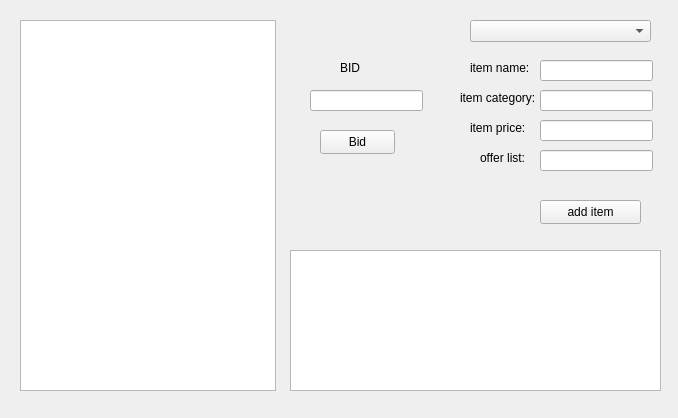
<?xml version="1.0" encoding="UTF-8"?>
<ui version="4.0">
 <class>guiWidget</class>
 <widget class="QWidget" name="guiWidget">
  <property name="geometry">
   <rect>
    <x>0</x>
    <y>0</y>
    <width>678</width>
    <height>418</height>
   </rect>
  </property>
  <property name="windowTitle">
   <string>guiWidget</string>
  </property>
  <widget class="QListWidget" name="itemList">
   <property name="geometry">
    <rect>
     <x>20</x>
     <y>20</y>
     <width>256</width>
     <height>371</height>
    </rect>
   </property>
  </widget>
  <widget class="QComboBox" name="itemComboBox">
   <property name="geometry">
    <rect>
     <x>470</x>
     <y>20</y>
     <width>181</width>
     <height>22</height>
    </rect>
   </property>
  </widget>
  <widget class="QPushButton" name="addButton">
   <property name="geometry">
    <rect>
     <x>540</x>
     <y>200</y>
     <width>101</width>
     <height>24</height>
    </rect>
   </property>
   <property name="text">
    <string>add item</string>
   </property>
  </widget>
  <widget class="QLabel" name="label">
   <property name="geometry">
    <rect>
     <x>470</x>
     <y>60</y>
     <width>111</width>
     <height>16</height>
    </rect>
   </property>
   <property name="text">
    <string>item name:</string>
   </property>
  </widget>
  <widget class="QLabel" name="label_2">
   <property name="geometry">
    <rect>
     <x>460</x>
     <y>90</y>
     <width>101</width>
     <height>16</height>
    </rect>
   </property>
   <property name="text">
    <string>item category:</string>
   </property>
  </widget>
  <widget class="QLabel" name="label_3">
   <property name="geometry">
    <rect>
     <x>470</x>
     <y>120</y>
     <width>91</width>
     <height>16</height>
    </rect>
   </property>
   <property name="text">
    <string>item price:</string>
   </property>
  </widget>
  <widget class="QLabel" name="label_4">
   <property name="geometry">
    <rect>
     <x>480</x>
     <y>150</y>
     <width>71</width>
     <height>16</height>
    </rect>
   </property>
   <property name="text">
    <string>offer list: </string>
   </property>
  </widget>
  <widget class="QLineEdit" name="itemNameLineEdit">
   <property name="geometry">
    <rect>
     <x>540</x>
     <y>60</y>
     <width>113</width>
     <height>21</height>
    </rect>
   </property>
  </widget>
  <widget class="QLineEdit" name="categoryLineEdit">
   <property name="geometry">
    <rect>
     <x>540</x>
     <y>90</y>
     <width>113</width>
     <height>21</height>
    </rect>
   </property>
  </widget>
  <widget class="QLineEdit" name="itemPriceLineEdit">
   <property name="geometry">
    <rect>
     <x>540</x>
     <y>120</y>
     <width>113</width>
     <height>21</height>
    </rect>
   </property>
  </widget>
  <widget class="QLineEdit" name="offerListLineEdit">
   <property name="geometry">
    <rect>
     <x>540</x>
     <y>150</y>
     <width>113</width>
     <height>21</height>
    </rect>
   </property>
  </widget>
  <widget class="QListWidget" name="offerListWidget">
   <property name="geometry">
    <rect>
     <x>290</x>
     <y>250</y>
     <width>371</width>
     <height>141</height>
    </rect>
   </property>
  </widget>
  <widget class="QLabel" name="label_5">
   <property name="geometry">
    <rect>
     <x>340</x>
     <y>60</y>
     <width>49</width>
     <height>16</height>
    </rect>
   </property>
   <property name="text">
    <string>BID</string>
   </property>
  </widget>
  <widget class="QLineEdit" name="bidLineEdit">
   <property name="geometry">
    <rect>
     <x>310</x>
     <y>90</y>
     <width>113</width>
     <height>21</height>
    </rect>
   </property>
  </widget>
  <widget class="QPushButton" name="bidButton">
   <property name="geometry">
    <rect>
     <x>320</x>
     <y>130</y>
     <width>75</width>
     <height>24</height>
    </rect>
   </property>
   <property name="text">
    <string>Bid</string>
   </property>
  </widget>
 </widget>
 <resources/>
 <connections/>
</ui>
